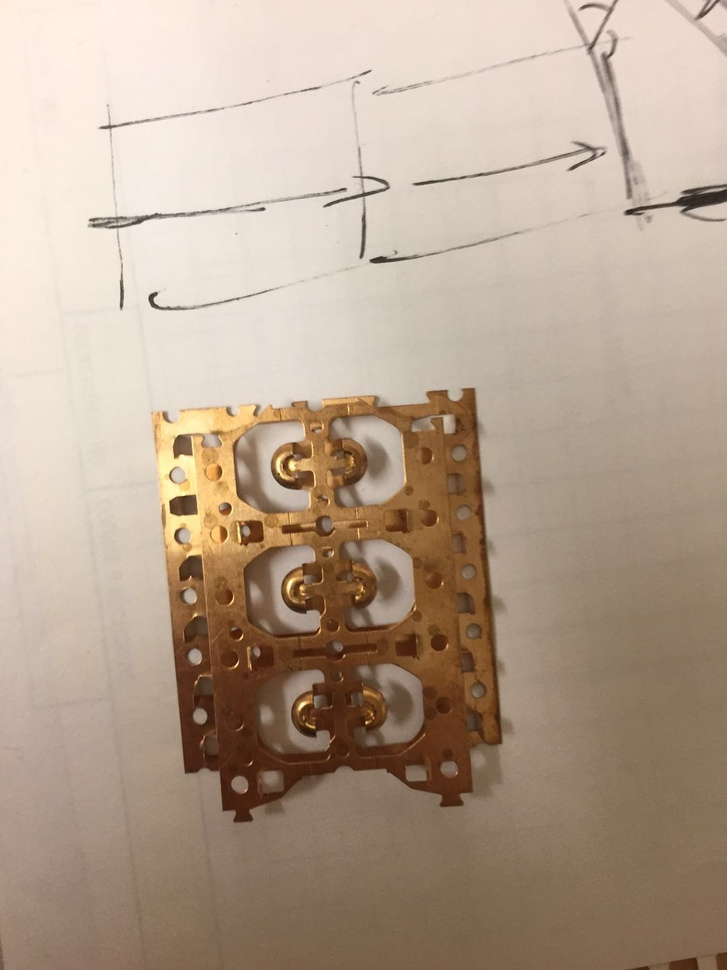
%> input picture 2D distance measurement/copper.jpg, 727 x 970 px, shrunk from 1080 x 1440 before the run
$ octave distance.m   (GNU Octave 9; MATLAB toolbox functions it lacks are replaced by stand-ins)
%> lines starting %> are read from the running program, lines starting %| are printed output that depends on the picture; in (x1, y1, x2, y2) boxes, pixels count from 0 and x2, y2 are one past the last pixel; in counts of white or black regions, pixels touching at a corner belong together; the program's own positions count from 1
% Name: distance.m  created: July 11th
% simple program to measure the distance between two points
% for stationary measurement first
% Shiwen An

clear all;
clc;

% read in image
im = imread('copper.jpg');
%> im is the input picture: size 970x727x3 uint8; mean R, G, B 181.4, 161.7, 143.4

% Edge detection
I = rgb2gray(im);
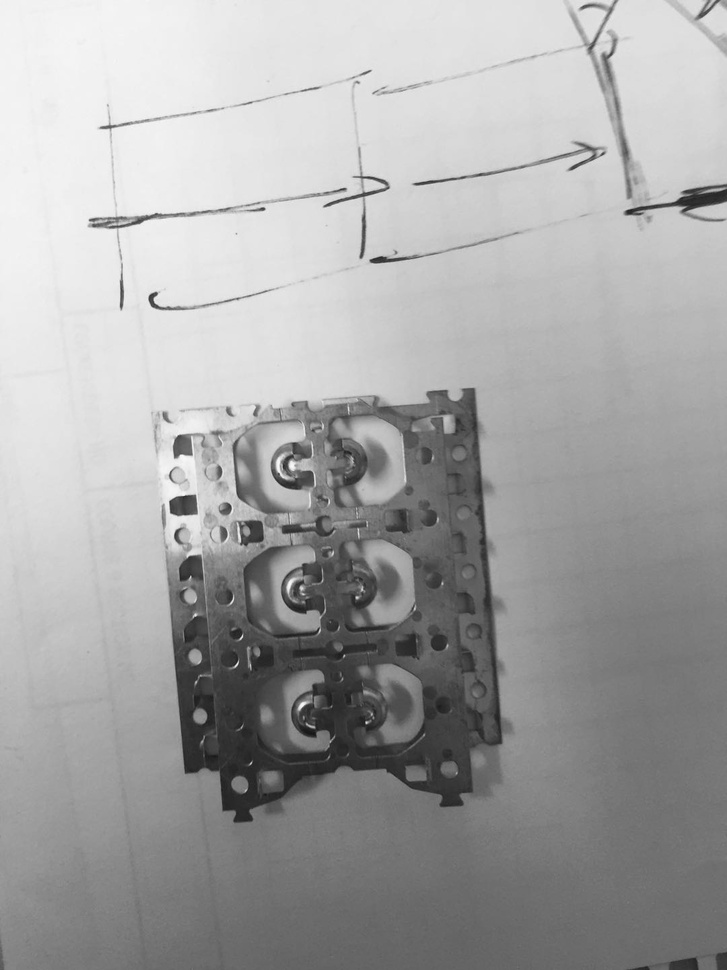
%> I: size 970x727 uint8; min 21, max 249, mean 165.5

% function to detect the edge in gray scale
BW1 = edge(I, 'Canny'); % not that good for metal piece like copper
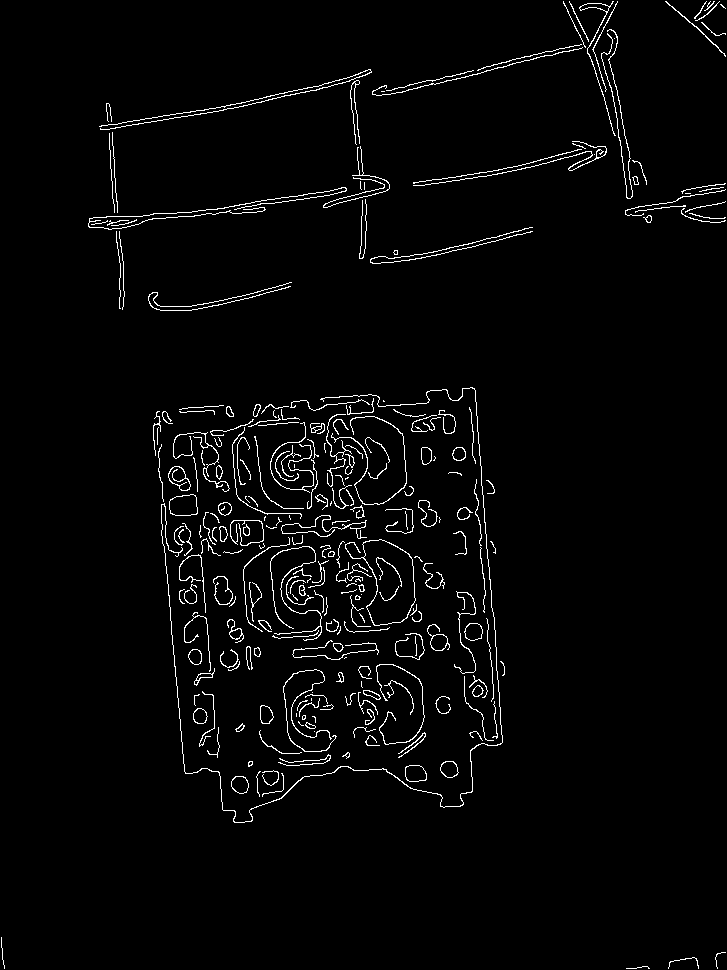
%> BW1: size 970x727 logical; 2.6% white in thin lines or dots
BW2 = edge(I, 'Prewitt');
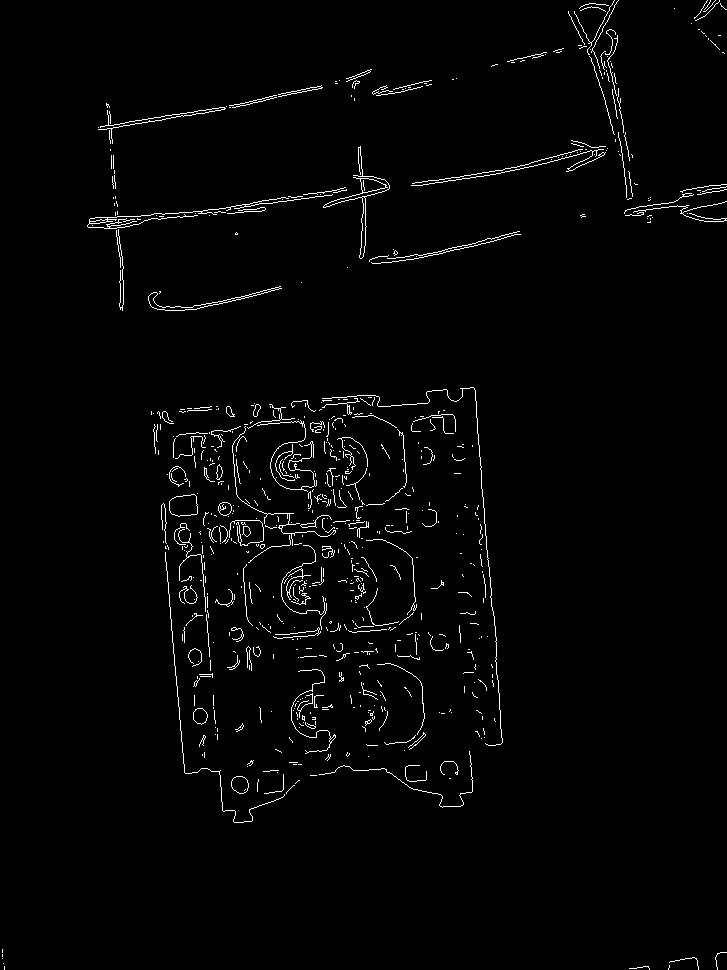
%> BW2: size 970x727 logical; 1.9% white in thin lines or dots
BW3 = edge(I, 'Sobel');
%> BW3: size 970x727 logical; 1.9% white in thin lines or dots
BW4 = edge(I, 'Roberts');
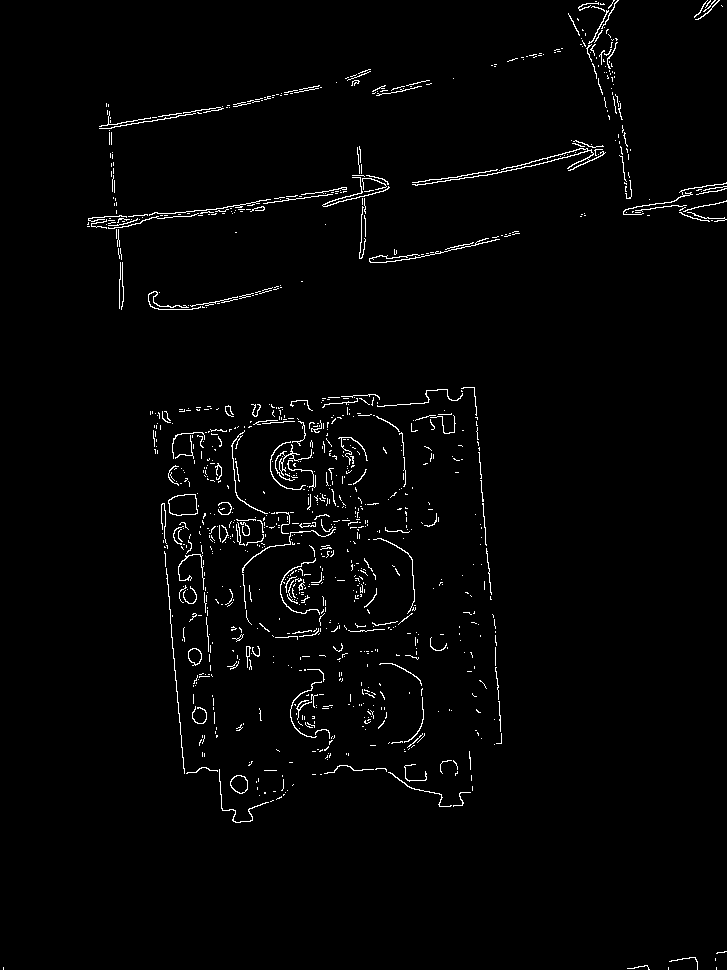
%> BW4: size 970x727 logical; 1.9% white in thin lines or dots
% dilate and erode images

subplot(2,2,1)
imshow(BW1)
subplot(2,2,2)
imshow(BW2)
subplot(2,2,3)
imshow(BW3)
subplot(2,2,4)
imshow(BW4)

se = strel('line',1,45);
BW1 = imdilate(BW1,se);
BW2 = imdilate(BW2,se);
BW1 = imerode(BW1,se);
BW2 = imerode(BW2,se);


% gather data about the image and store in form of matrix
sz = size(im);
%> sz = [970 727 3]
myData.Units = 'pixels';
myData.MaxValue = hypot(sz(1),sz(2));
%> myData.MaxValue = 1212.2
myData.Colormap = hot;
myData.ScaleFactor = 1;

%hIm = imshow(im);

$ run again, with 2D distance measurement/Cu.jpg copied over 2D distance measurement/copper.jpg
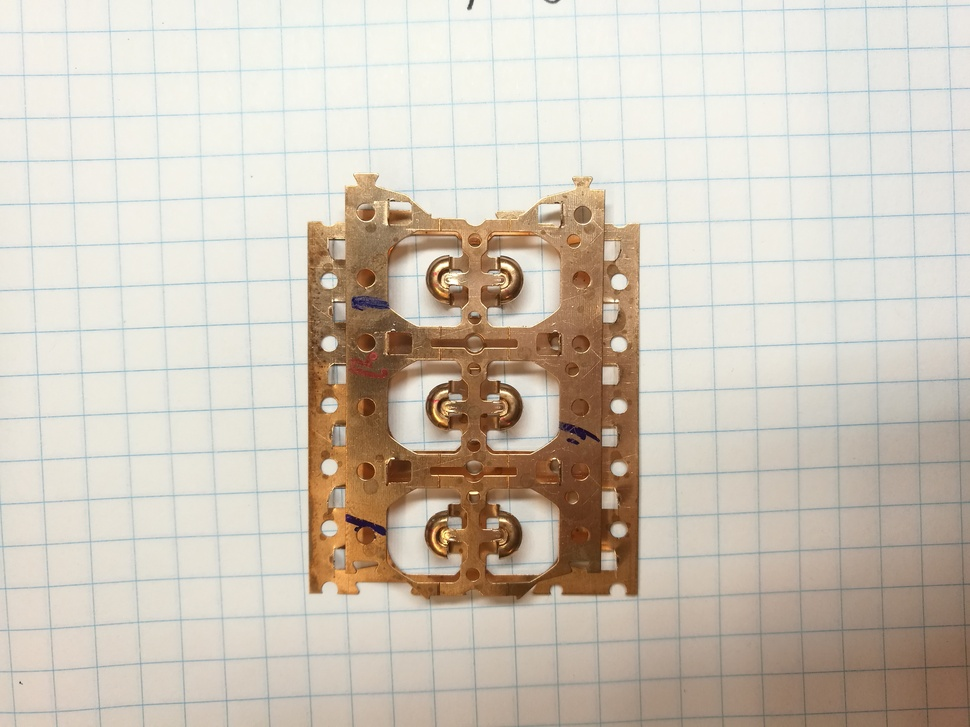
%> input picture 2D distance measurement/Cu.jpg, 970 x 727 px, shrunk from 3968 x 2976 before the run
%> im is the input picture: size 727x970x3 uint8; mean R, G, B 206.3, 197.3, 184.6
%> `BW1 = edge(I, 'Canny');`:
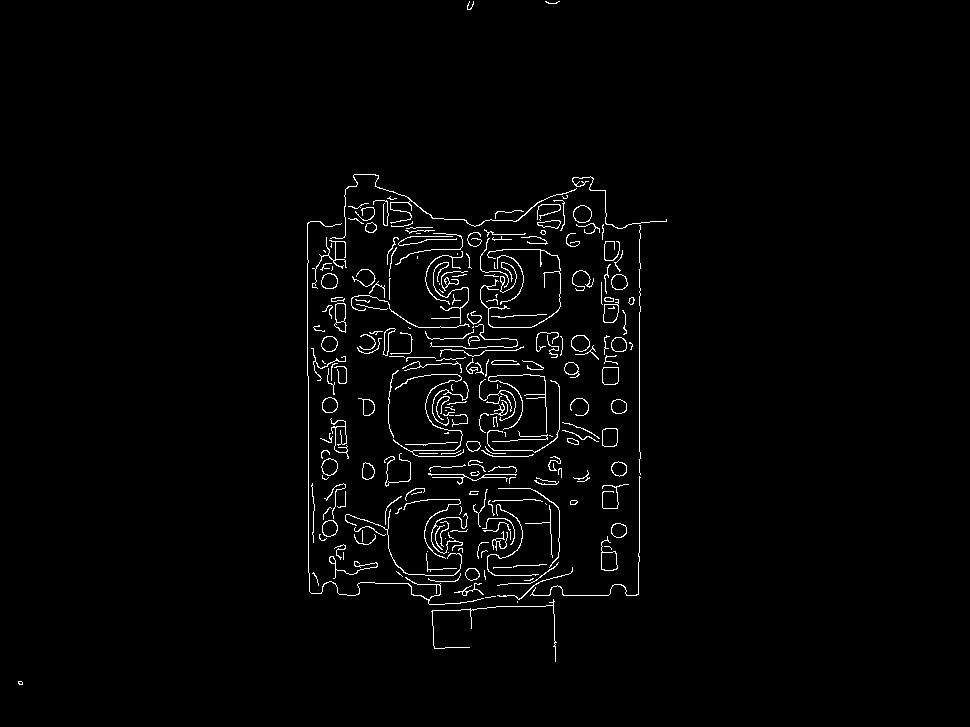
%> BW1: size 727x970 logical; 2% white in thin lines or dots, all inside (x1, y1, x2, y2) = (18, 1, 667, 685)
%> BW2: size 727x970 logical; 3.1% white in thin lines or dots
%> BW3: size 727x970 logical; 3% white in thin lines or dots
%> `BW4 = edge(I, 'Roberts');`:
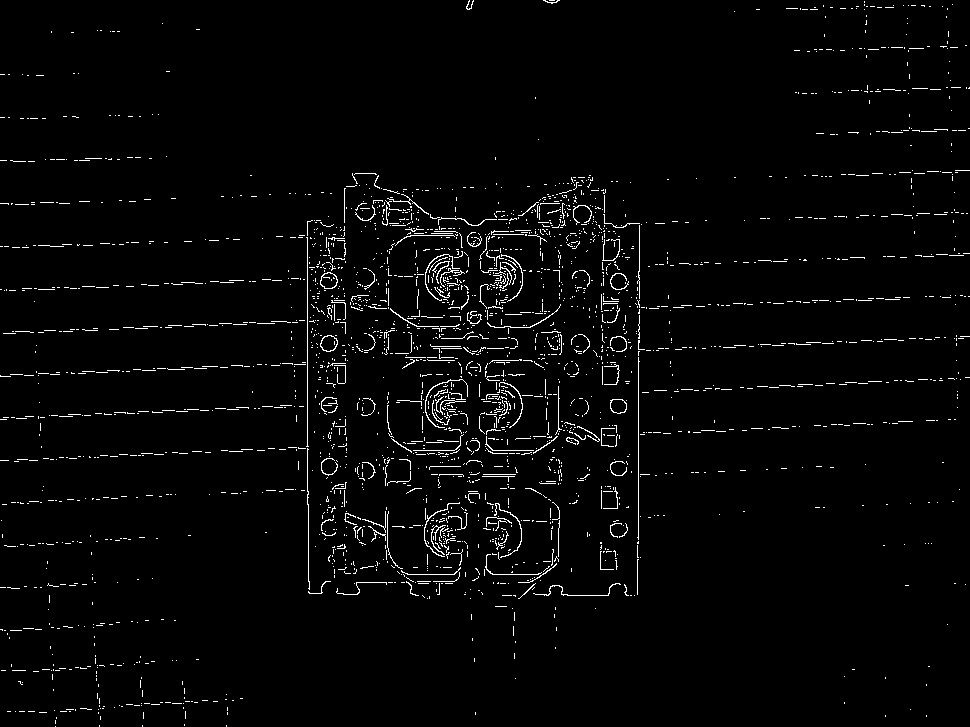
%> BW4: size 727x970 logical; 2.5% white in thin lines or dots

$ run again, with 2D distance measurement/Cu2.jpg copied over 2D distance measurement/copper.jpg
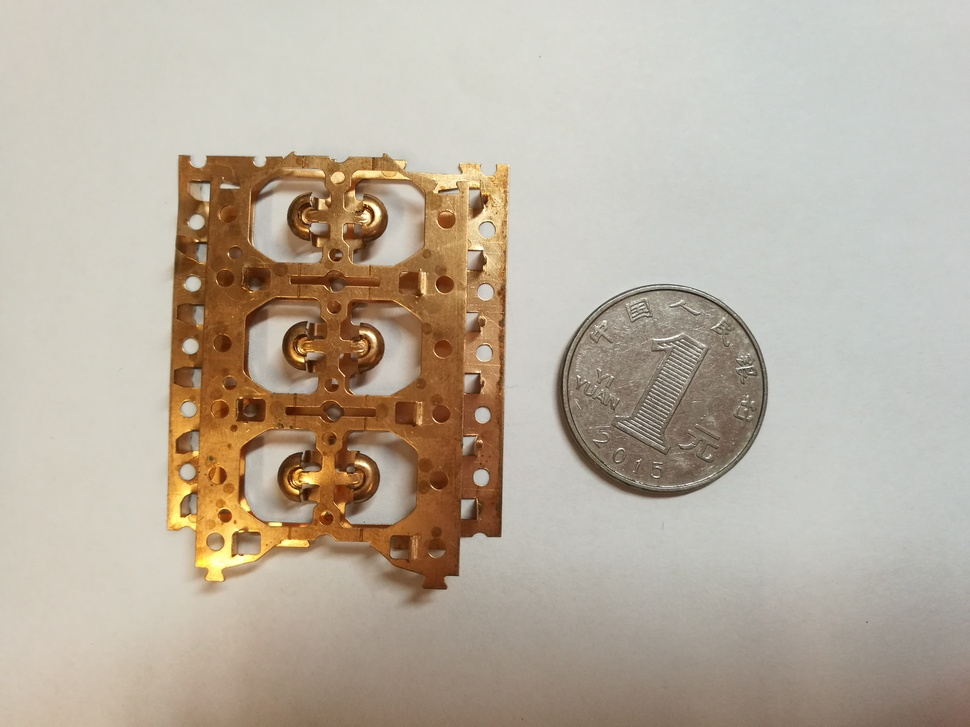
%> input picture 2D distance measurement/Cu2.jpg, 970 x 727 px, shrunk from 3968 x 2976 before the run
%> im is the input picture: size 727x970x3 uint8; mean R, G, B 185.1, 174.1, 158.9
%> `BW1 = edge(I, 'Canny');`:
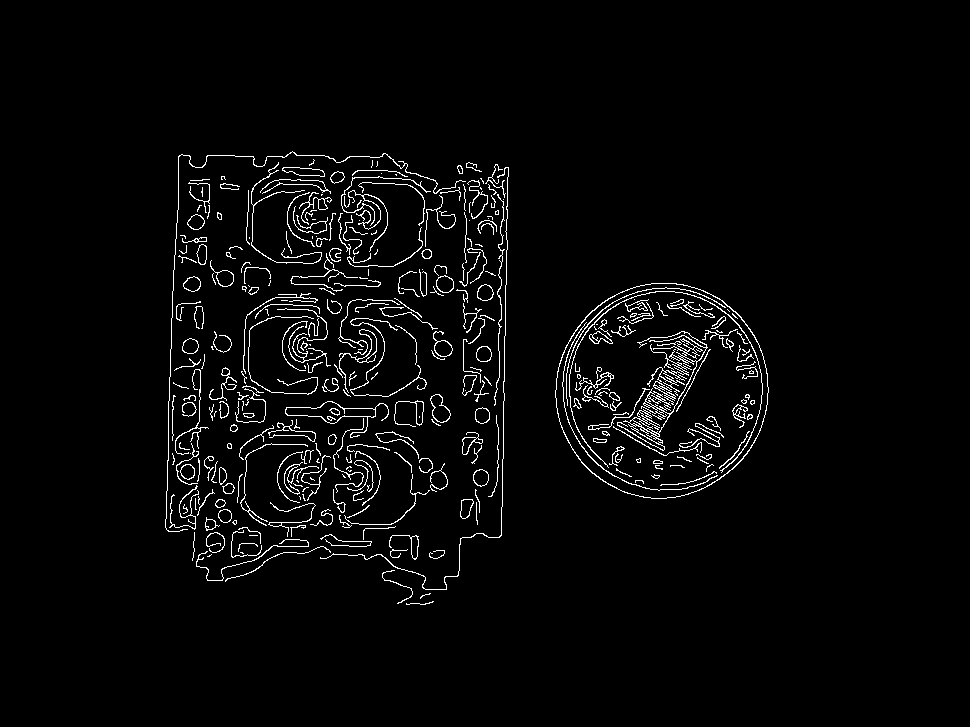
%> BW1: size 727x970 logical; 3.1% white in thin lines or dots, all inside (x1, y1, x2, y2) = (165, 151, 769, 605)
%> BW2: size 727x970 logical; 2.6% white in thin lines or dots, all inside (x1, y1, x2, y2) = (166, 151, 868, 624)
%> BW3: size 727x970 logical; 2.6% white in thin lines or dots, all inside (x1, y1, x2, y2) = (166, 151, 868, 623)
%> `BW4 = edge(I, 'Roberts');`:
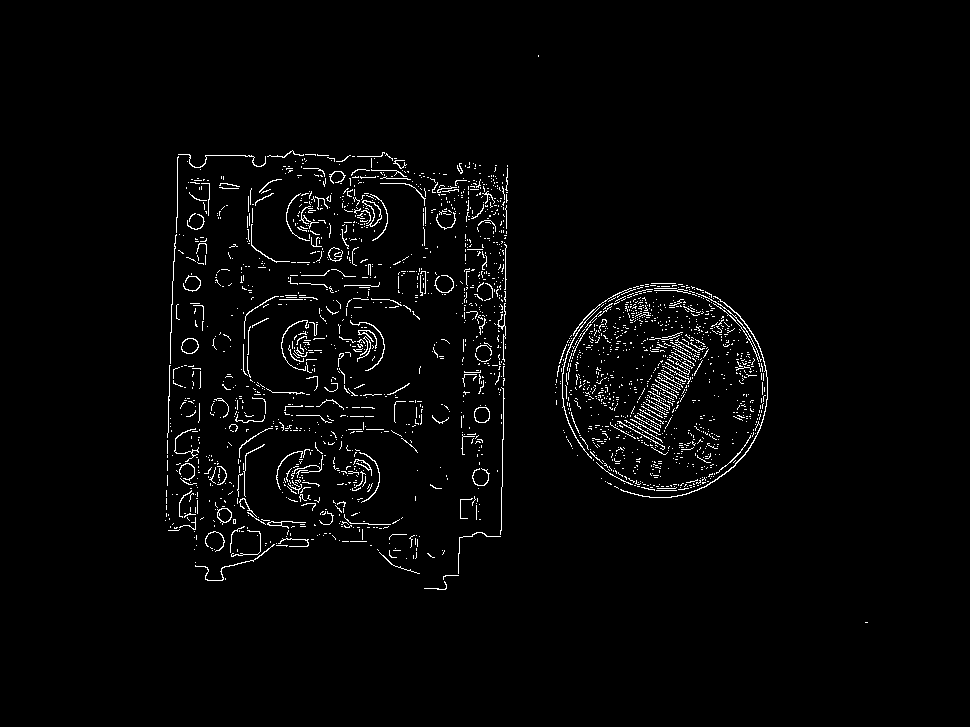
%> BW4: size 727x970 logical; 2.3% white in thin lines or dots, all inside (x1, y1, x2, y2) = (165, 55, 868, 623)

$ run again, with 2D distance measurement/Cu3.jpg copied over 2D distance measurement/copper.jpg
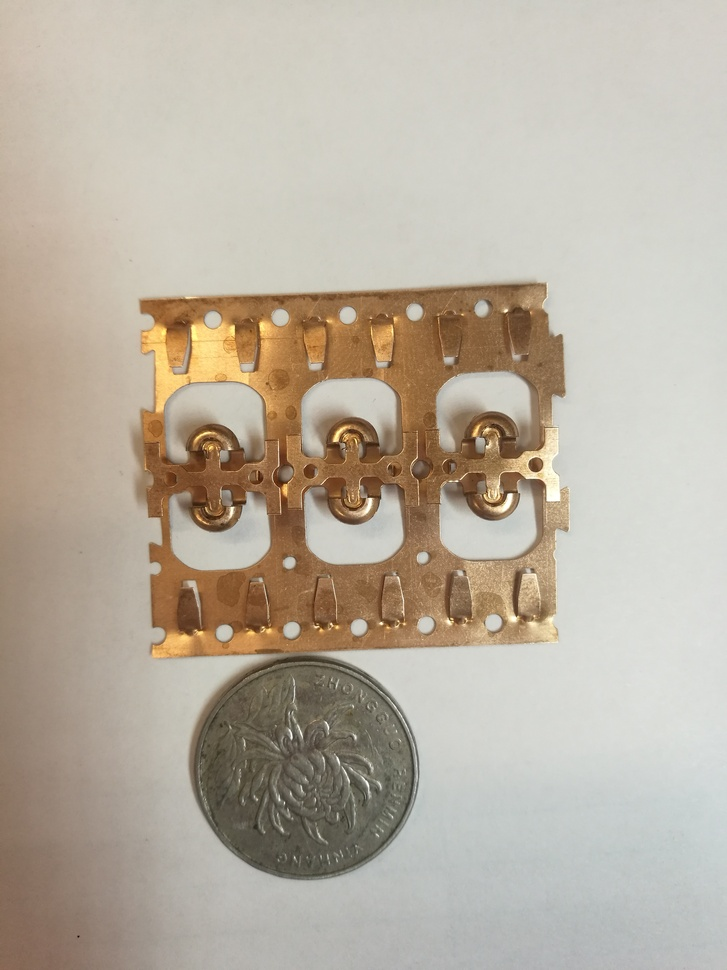
%> input picture 2D distance measurement/Cu3.jpg, 727 x 970 px, shrunk from 2976 x 3968 before the run
%> im is the input picture: size 970x727x3 uint8; mean R, G, B 185.2, 175.6, 161.2
%> `BW1 = edge(I, 'Canny');`:
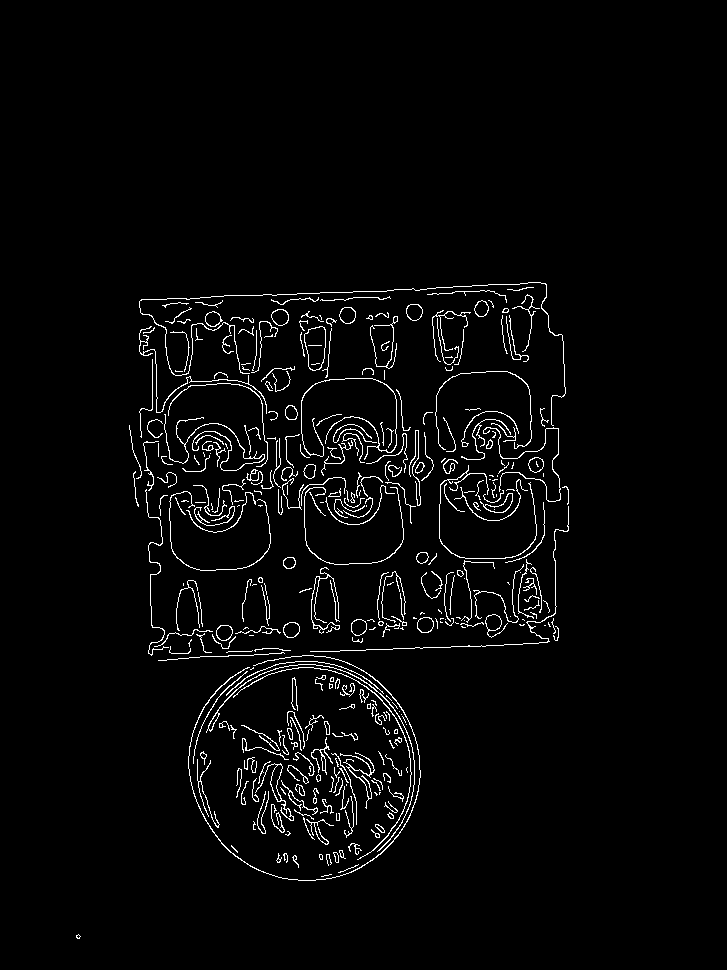
%> BW1: size 970x727 logical; 2.9% white in thin lines or dots, all inside (x1, y1, x2, y2) = (76, 282, 569, 939)
%> BW2: size 970x727 logical; 2.4% white in thin lines or dots, all inside (x1, y1, x2, y2) = (77, 281, 569, 938)
%> `BW4 = edge(I, 'Roberts');`:
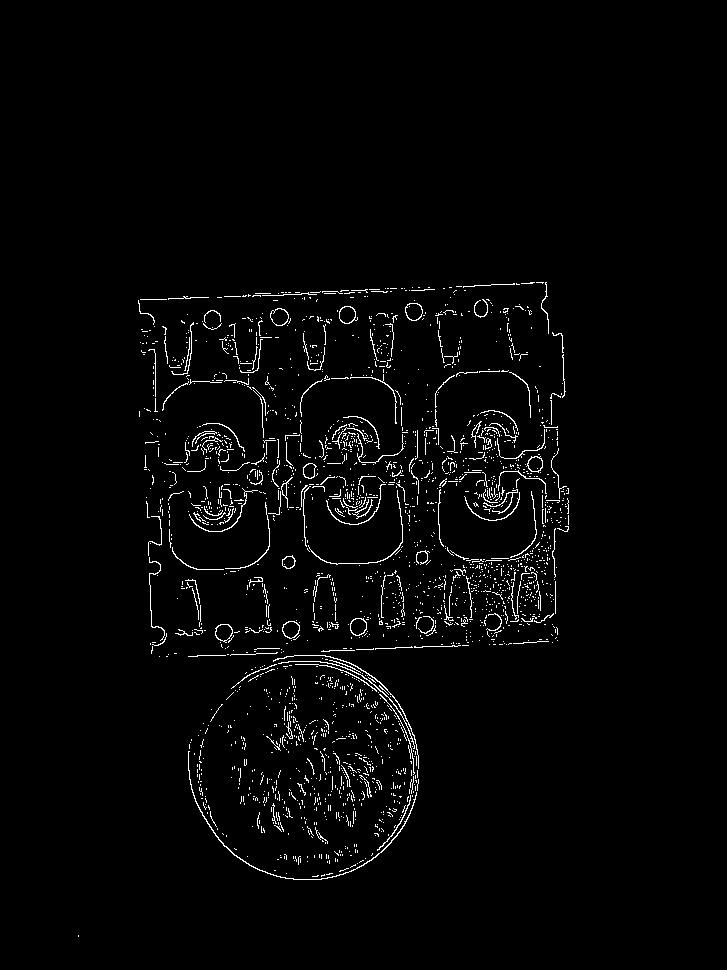
%> BW4: size 970x727 logical; 2.2% white in thin lines or dots, all inside (x1, y1, x2, y2) = (78, 282, 569, 937)
